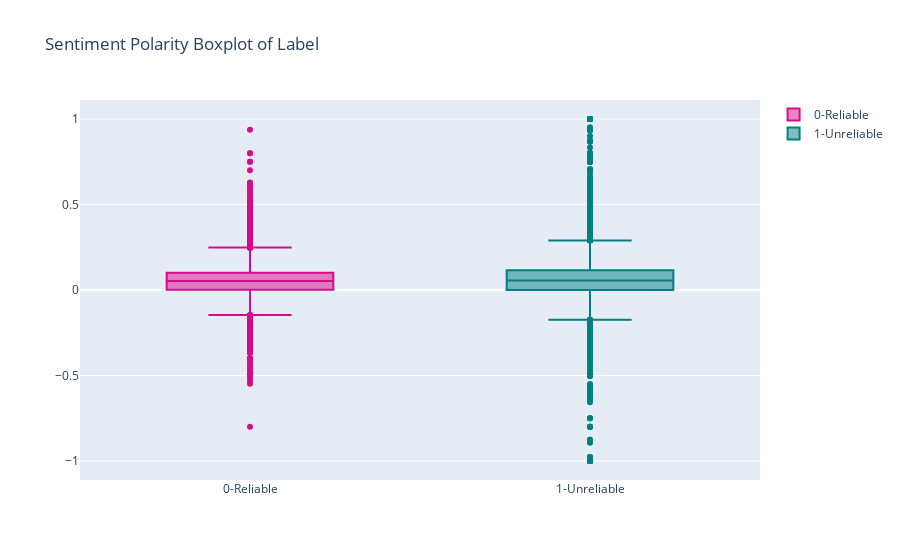

The code cell stored with this chart in its notebook:
### Code cell
import plotly.graph_objects as go

# What do the labels tell about Sentiment polarity
d=data
trace0 = go.Box(
    y=true['polarity'],
    name = '0-Reliable',
    marker = dict(
        color = 'rgb(214, 12, 140)',
    )
)
trace1 = go.Box(
    y=fake['polarity'],
    name = '1-Unreliable',
    marker = dict(
        color = 'rgb(0, 128, 128)',
    )
)
data = [trace0, trace1]
layout = go.Layout(
    title = "Sentiment Polarity Boxplot of Label"
)

fig = go.Figure(data=data,layout=layout)
fig.show()

### Figure 1 — Plotly figure (JSON) as saved in the notebook; plotly's stock layout.template omitted (floating-point values rounded to 4 significant figures; data arrays with more than 128 entries replaced by an {"elided": "..."} marker saying what was removed)
{"data": [{"marker": {"color": "rgb(214, 12, 140)"}, "name": "0-Reliable", "type": "box", "y": {"elided": "21417 float values"}}, {"marker": {"color": "rgb(0, 128, 128)"}, "name": "1-Unreliable", "type": "box", "y": {"elided": "23481 float values"}}], "layout": {"title": {"text": "Sentiment Polarity Boxplot of Label"}}}
